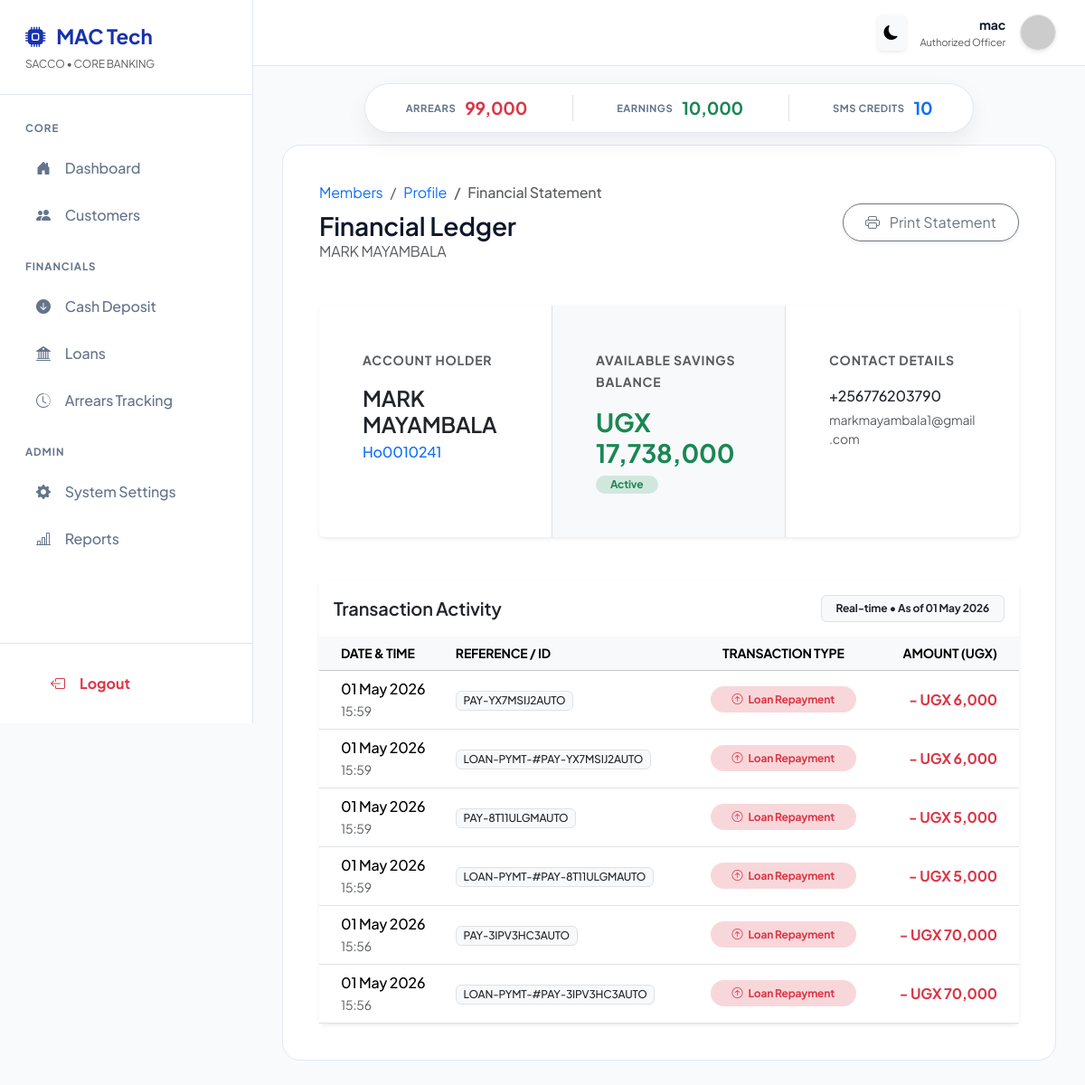
Page /statement/1/ (signed in) on the committed database.
### members/models.py (models this page shows, shortened)
class Member(models.Model):
    GENDER_CHOICES = [
        ('Male', 'Male'),
        ('Female', 'Female'),
        ('Other', 'Other'),
    ]
    gender = models.CharField(
        max_length=10,
        choices=GENDER_CHOICES,
        default='Male'
    )
    member_number = models.CharField(max_length=20, unique=True)
    first_name = models.CharField(max_length=50)
    last_name = models.CharField(max_length=50)
    phone_number = models.CharField(max_length=15)
    email = models.EmailField(blank=True, null=True)
    dob = models.DateField(blank=True, null=True, verbose_name="Date of Birth")
    nin = models.CharField(
        max_length=20,
        blank=True,
        null=True,
        unique=True,
        verbose_name="National ID Number (NIN)"
    )
    card_number = models.CharField(
        max_length=30,
        blank=True,
        null=True,
        verbose_name="Membership Card Number"
    )
    alternative_phone = models.CharField(
        max_length=15,
        blank=True,
        null=True,
        verbose_name="Alternative Phone Number"
    )
    physical_address = models.TextField(
        blank=True,
        null=True,
        verbose_name="Physical Address / Residence"
    )
    village = models.CharField(max_length=100, blank=True, null=True)
    parish = models.CharField(max_length=100, blank=True, null=True)
    district = models.CharField(max_length=100, blank=True, null=True)
    photo = models.ImageField(upload_to='members/photos/', blank=True, null=True)
    id_front = models.ImageField(upload_to='members/ids/', blank=True, null=True)
    signature = models.ImageField(upload_to='members/signatures/', blank=True, null=True)
    date_joined = models.DateField(auto_now_add=True)
    class Meta:
        ordering = ['member_number']

### finance/models.py (models this page shows, shortened)
class SavingsAccount(models.Model):
    member = models.OneToOneField(Member, on_delete=models.CASCADE, related_name='savings')
    balance = models.DecimalField(max_digits=12, decimal_places=2, default=0.00)

class Transaction(models.Model):
    T_TYPES = (
        ('deposit', 'Deposit'),
        ('withdrawal', 'Withdrawal'),
        ('disbursement', 'Loan Disbursement'), # Money added to savings from a loan
        ('repayment', 'Loan Repayment'),       # Money taken from savings to pay loan
        ('penalty', 'Penalty')
    )
    member = models.ForeignKey(Member, on_delete=models.CASCADE)
    amount = models.DecimalField(max_digits=12, decimal_places=2)
    type = models.CharField(max_length=20, choices=T_TYPES)
    timestamp = models.DateTimeField(auto_now_add=True)
    reference = models.CharField(max_length=100, blank=True, null=True)

### finance/views.py (the view)
# urls.py: path('statement/<int:member_id>/', views.member_statement, name='member_statement'),
def member_statement(request, member_id):
    member = get_object_or_404(Member, id=member_id)
    transactions = Transaction.objects.filter(member=member).order_by('-timestamp')
    savings = SavingsAccount.objects.filter(member=member).first()
    return render(request, 'finance/statement.html', {
        'member': member,
        'transactions': transactions,
        'savings': savings
    })

### finance/models.py (called while the page is built)
    @property
    def remaining_messages(self):
        return int(self.balance // self.cost_per_sms)

### templates/finance/statement.html (shortened to what this page needs)
{% extends 'base.html' %}
{% load humanize %}
{% block content %}
<div class="container-fluid px-0">
    <div class="row align-items-center mb-5 g-3">
        <div class="col-md-7">
            <nav aria-label="breadcrumb">
                <ol class="breadcrumb mb-2 small">
                    <li class="breadcrumb-item"><a href="{% url 'customer_list' %}" class="text-decoration-none">Members</a></li>
                    <li class="breadcrumb-item"><a href="{% url 'member_profile' member.id %}" class="text-decoration-none">Profile</a></li>
                    <li class="breadcrumb-item active fw-medium">Financial Statement</li>
                </ol>
            </nav>
            <h1 class="h3 fw-semibold mb-0">Financial Ledger</h1>
            <p class="text-muted mb-0">{{ member.first_name }} {{ member.last_name }}</p>
        </div>
        <div class="col-md-5 text-md-end">
            <button onclick="window.print()" class="btn btn-outline-secondary rounded-pill px-4 py-2 shadow-sm">
                <i class="bi bi-printer me-2"></i> Print Statement
            </button>
        </div>
    </div>
    <div class="card border-0 shadow-sm mb-5 overflow-hidden">
        <div class="card-body p-0">
            <div class="row g-0 text-center text-md-start">
                <div class="col-md-4 border-end p-5">
                    <small class="text-muted fw-bold text-uppercase" style="letter-spacing: 0.8px;">Account Holder</small>
                    <h4 class="fw-semibold mt-3 mb-1">{{ member.first_name }} {{ member.last_name }}</h4>
                    <p class="text-primary fw-medium mb-0">{{ member.member_number }}</p>
                </div>
                <div class="col-md-4 border-end p-5 bg-light">
                    <small class="text-muted fw-bold text-uppercase" style="letter-spacing: 0.8px;">Available Savings Balance</small>
                    <h3 class="fw-bold text-success mt-3 mb-1">
                        UGX {{ savings.balance|floatformat:0|intcomma }}
                    </h3>
                    <span class="badge bg-success-subtle text-success rounded-pill px-3 py-1">Active</span>
                </div>
                <div class="col-md-4 p-5">
                    <small class="text-muted fw-bold text-uppercase" style="letter-spacing: 0.8px;">Contact Details</small>
                    <p class="fw-medium mt-3 mb-1">{{ member.phone_number }}</p>
                    <p class="text-muted small mb-0">{{ member.email|default:"No email recorded" }}</p>
                </div>
            </div>
        </div>
    </div>
    <div class="card border-0 shadow-sm">
        <div class="card-header bg-white py-3 border-0 d-flex justify-content-between align-items-center">
            <h5 class="fw-semibold mb-0">Transaction Activity</h5>
            <span class="badge bg-light text-dark border px-3 py-2">Real-time • As of {% now "d M Y" %}</span>
        </div>
        <div class="card-body p-0">
            <div class="table-responsive">
                <table class="table table-hover align-middle mb-0">
                    <thead class="table-light">
                        <tr class="small text-uppercase fw-semibold text-muted">
                            <th class="ps-4">Date & Time</th>
                            <th>Reference / ID</th>
                            <th class="text-center">Transaction Type</th>
                            <th class="text-end pe-4">Amount (UGX)</th>
                        </tr>
                    </thead>
                    <tbody>
                        {% for t in transactions %}
                        <tr>
                            <td class="ps-4">
                                <div class="fw-medium">{{ t.timestamp|date:"d M Y" }}</div>
                                <small class="text-muted">{{ t.timestamp|date:"H:i" }}</small>
                            </td>
                            <td>
                                <span class="badge bg-light text-dark border fw-medium">
                                    {{ t.reference|default:"TRX-"|add:"AUTO" }}
                                </span>
                            </td>
                            <td class="text-center">
                                {% if t.type == 'deposit' or t.type == 'disbursement' %}
                                    <span class="badge bg-success-subtle text-success rounded-pill px-4 py-2">
                                        <i class="bi bi-arrow-down-circle me-1"></i> {{ t.get_type_display|default:"Deposit" }}
                                    </span>
                                {% else %}
                                    <span class="badge bg-danger-subtle text-danger rounded-pill px-4 py-2">
                                        <i class="bi bi-arrow-up-circle me-1"></i> {{ t.get_type_display|default:"Withdrawal" }}
                                    </span>
                                {% endif %}
                            </td>
                            <td class="text-end pe-4">
                                <span class="fw-bold {% if t.type == 'deposit' or t.type == 'disbursement' %}text-success{% else %}text-danger{% endif %}">
                                    {% if t.type == 'deposit' or t.type == 'disbursement' %}+{% else %}-{% endif %}
                                    UGX {{ t.amount|floatformat:0|intcomma }}
                                </span>
                            </td>
                        </tr>
                        {% endfor %}
                    </tbody>
                </table>
            </div>
        </div>
    </div>
</div>
{% endblock %}

### templates/base.html (shortened to what this page needs)
{% load static %}
{% load humanize %}
<!DOCTYPE html>
<html lang="en" data-theme="light">
<head>
    <link href="https://cdn.jsdelivr.net/npm/bootstrap@5.3.3/dist/css/bootstrap.min.css" rel="stylesheet">
    <link rel="stylesheet" href="https://cdn.jsdelivr.net/npm/bootstrap-icons@1.11.3/font/bootstrap-icons.min.css">
</head>
<body>
    <aside id="sidebar">
        <div class="sidebar-header">
            <div class="logo">
                <i class="bi bi-cpu-fill"></i>
                <span>MAC Tech</span>
            </div>
            <small class="text-muted d-block mt-1" style="font-size: 0.75rem;">SACCO • CORE BANKING</small>
        </div>
        <div class="flex-grow-1 overflow-auto py-2">
            <div class="nav-section">Core</div>
            <a href="{% url 'dashboard' %}" class="nav-link {% if request.resolver_match.url_name == 'dashboard' %}active{% endif %}">
                <i class="bi bi-house-door-fill"></i> Dashboard
            </a>
            <a href="{% url 'customer_list' %}" class="nav-link {% if 'member' in request.path or 'customer' in request.path %}active{% endif %}">
                <i class="bi bi-people-fill"></i> Customers
            </a>
            <div class="nav-section">Financials</div>
            <a href="#" class="nav-link">
                <i class="bi bi-arrow-down-circle-fill"></i> Cash Deposit
            </a>
            <a href="{% url 'loan_list' %}" class="nav-link {% if 'loan' in request.path %}active{% endif %}">
                <i class="bi bi-bank2"></i> Loans
            </a>
            <a href="{% url 'arrears_report' %}" class="nav-link">
                <i class="bi bi-clock-history"></i> Arrears Tracking
            </a>
            <div class="nav-section">Admin</div>
            <a href="{% url 'admin:index' %}" class="nav-link">
                <i class="bi bi-gear-fill"></i> System Settings
            </a>
            <a href="{% url 'reports_dashboard' %}" class="nav-link">
                <i class="bi bi-bar-chart-line"></i> Reports
            </a>
        </div>
        <div class="mt-auto p-3 border-top">
            <form method="post" action="{% url 'account_logout' %}">
                <button type="submit" class="nav-link text-danger border-0 bg-transparent w-100 fw-bold">
                    <i class="bi bi-box-arrow-left"></i> Logout
                </button>
            </form>
        </div>
    </aside>
    <div id="main">
        <nav class="top-navbar d-flex justify-content-between align-items-center">
            <div class="ms-auto d-flex align-items-center gap-3">
                <button id="theme-toggle" class="btn btn-light border-0 shadow-sm p-2">
                    <i class="bi bi-moon-fill"></i>
                </button>
                <div class="text-end d-none d-md-block">
                    <div class="fw-bold small">{{ request.user.username }}</div>
                    <div class="text-muted" style="font-size: 0.7rem;">Authorized Officer</div>
                </div>
                <img src="https://ui-avatars.com/api/?name={{ request.user.username }}&background=1632af&color=fff" width="40" class="rounded-circle shadow-sm border">
            </div>
        </nav>
        <div class="stat-command-bar">
            <div class="glass-stats">
                <div class="stat-item">
                    <div class="stat-label">Arrears</div>
                    <div class="stat-val text-danger">{{ total_arrears|default:"0"|intcomma }}</div>
                </div>
                <div class="stat-item border-start ps-5">
                    <div class="stat-label">Earnings</div>
                    <div class="stat-val text-success">{{ total_profit|default:"0"|intcomma }}</div>
                </div>
                <div class="stat-item border-start ps-5">
                    <div class="stat-label">SMS Credits</div>
                    <div class="stat-val text-primary">{{ sms_credits|default:"1,240" }}</div>
                </div>
            </div>
        </div>
        <main class="app-content">
            <div class="content-card">
                {% block content %}{% endblock %}
            </div>
        </main>
    </div>
</body>
</html>

### templates/base.html (style rules this page uses)
:root { --brand-cobalt: #1632af; --sidebar-bg: #ffffff; --bg: #f8fafc; --border-color: #e2e8f0; --text-primary: #0f172a; --text-secondary: #64748b; --card-bg: #ffffff; --hover-bg: #f1f5f9; }
body { font-family: 'Plus Jakarta Sans', sans-serif; background: var(--bg); color: var(--text-primary); letter-spacing: -0.011em; }
#sidebar { width: 280px; height: 100vh; position: fixed; background: var(--sidebar-bg); border-right: 1px solid var(--border-color); z-index: 1050; display: flex; flex-direction: column; }
.sidebar-header { padding: 1.5rem 1.75rem; border-bottom: 1px solid var(--border-color); }
.logo { display: flex; align-items: center; gap: 12px; font-weight: 700; font-size: 1.4rem; color: var(--brand-cobalt); }
.nav-link { color: var(--text-secondary); padding: 12px 1.75rem; margin: 4px 12px; border-radius: 12px; font-weight: 500; display: flex; align-items: center; gap: 16px; transition: 0.2s; }
.nav-section { padding: 1.25rem 1.75rem 0.5rem; font-size: 0.72rem; font-weight: 700; text-transform: uppercase; letter-spacing: 0.08em; color: var(--text-secondary); }
#main { margin-left: 280px; min-height: 100vh; }
.top-navbar { background: var(--sidebar-bg); border-bottom: 1px solid var(--border-color); padding: 1rem 2rem; position: sticky; top: 0; z-index: 1000; }
.stat-command-bar { position: sticky; top: 76px; z-index: 999; display: flex; justify-content: center; padding: 1rem 0; }
.glass-stats { background: var(--card-bg); border: 1px solid var(--border-color); border-radius: 9999px; padding: 12px 45px; display: flex; gap: 50px; box-shadow: 0 10px 25px rgba(0, 0, 0, 0.06); }
.stat-item { display: flex; align-items: center; gap: 10px; }
.stat-label { font-size: 0.7rem; font-weight: 700; color: var(--text-secondary); text-transform: uppercase; letter-spacing: 0.5px; }
.stat-val { font-size: 1.2rem; font-weight: 700; }
.content-card { background: var(--card-bg); border: 1px solid var(--border-color); border-radius: 20px; padding: 2.5rem; margin: 0 2rem 2rem 2rem; }

### rows in the picture
Member: first_name "MARK", last_name "MAYAMBALA", member_number "Ho0010241", phone_number "+256776203790", email "markmayambala1@gmail.com"
SavingsAccount: balance "17,738,000"
Transaction: timestamp "01 May 2026", timestamp "15:59", reference|add "PAY-YX7MSIJ2AUTO", type "Loan Repayment", amount "6,000"
Transaction: timestamp "01 May 2026", timestamp "15:59", reference|add "LOAN-PYMT-#PAY-YX7MSIJ2AUTO", type "Loan Repayment", amount "6,000"
Transaction: timestamp "01 May 2026", timestamp "15:59", reference|add "PAY-8T11ULGMAUTO", type "Loan Repayment", amount "5,000"
Transaction: timestamp "01 May 2026", timestamp "15:59", reference|add "LOAN-PYMT-#PAY-8T11ULGMAUTO", type "Loan Repayment", amount "5,000"
Transaction: timestamp "01 May 2026", timestamp "15:56", reference|add "PAY-3IPV3HC3AUTO", type "Loan Repayment", amount "70,000"
Transaction: timestamp "01 May 2026", timestamp "15:56", reference|add "LOAN-PYMT-#PAY-3IPV3HC3AUTO", type "Loan Repayment", amount "70,000"

### other values in the picture
{{ request.user.username }} "mac"
{{ total_arrears|default:"0"|intcomma }} "99,000"
{{ total_profit|default:"0"|intcomma }} "10,000"
{{ sms_credits|default:"1,240" }} "10"
